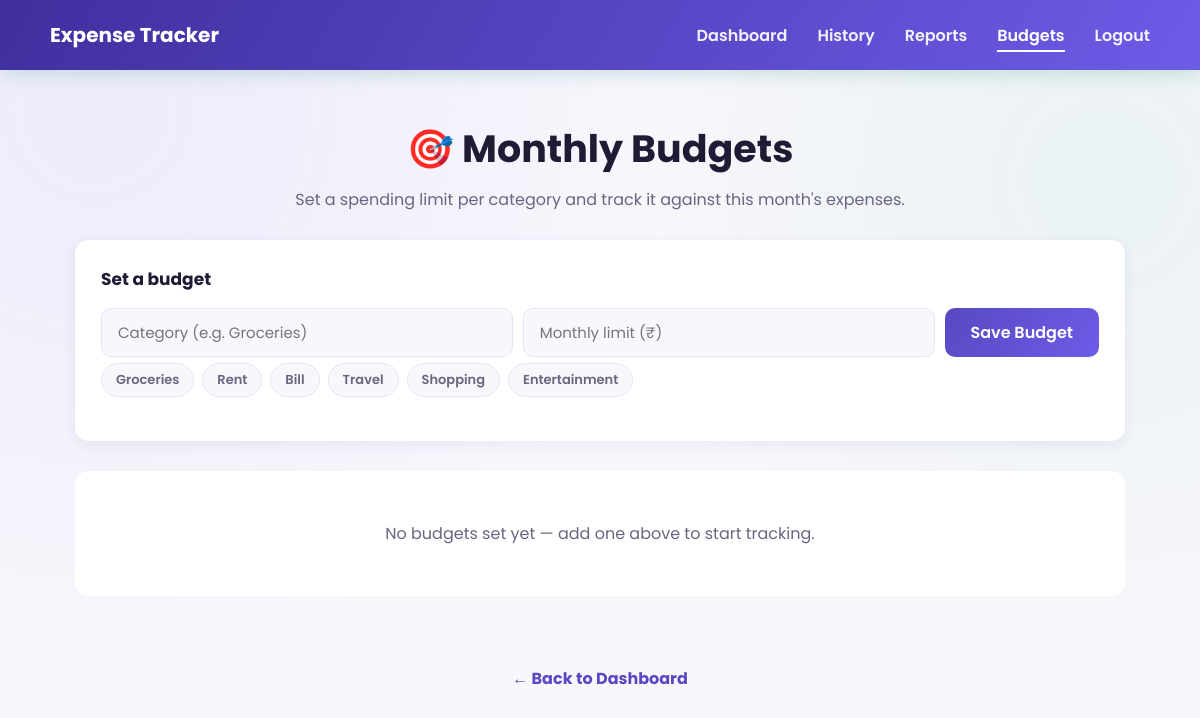
Before: /budgets (signed in) with the older database file.
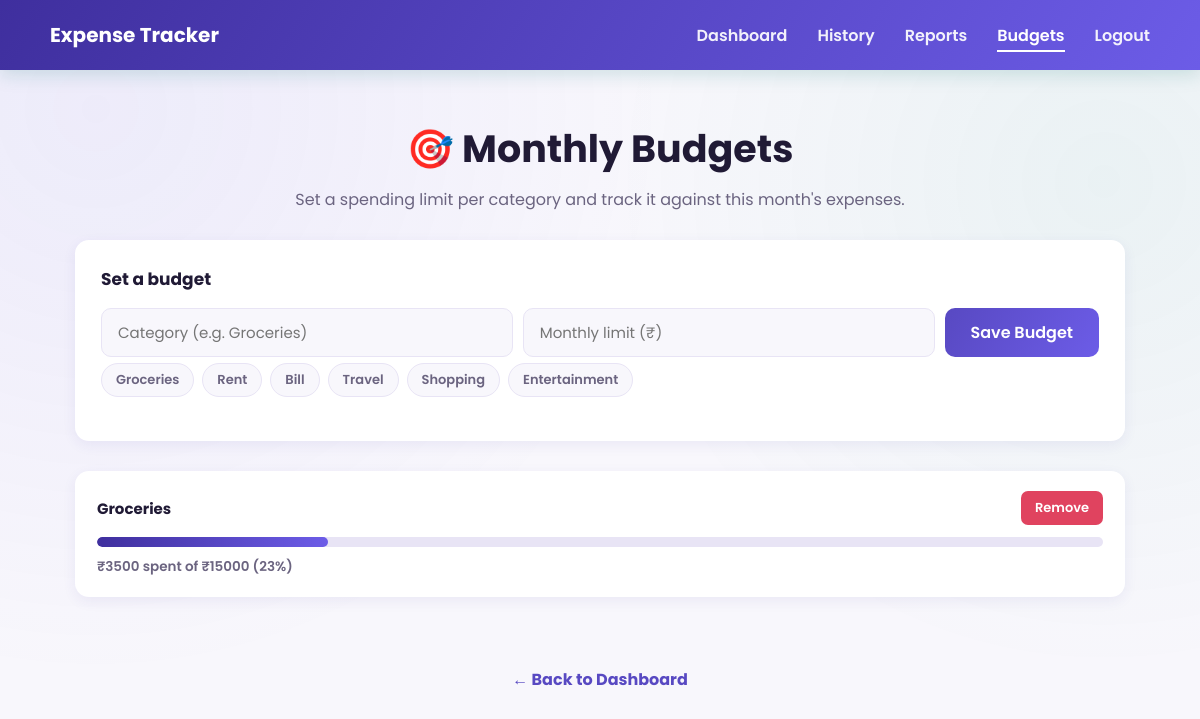
After: the same page with the newer database file.
### tables this page shows
CREATE TABLE budgets (
            id INTEGER PRIMARY KEY AUTOINCREMENT,
            user_id INTEGER,
            category TEXT NOT NULL,
            monthly_limit REAL NOT NULL,
            FOREIGN KEY(user_id) REFERENCES users(id),
            UNIQUE(user_id, category)
        );

### app.py (the view, shortened to what this page needs)
@app.route("/budgets", methods=["GET", "POST"])
@login_required
def budgets():
    user_id = session["user_id"]
    return render_template("budgets.html", budget_status=get_budget_status(user_id))

### app.py (called while the page is built)
def get_db():
    conn = sqlite3.connect(DB_NAME)
    conn.row_factory = sqlite3.Row
    return conn

def login_required(view_func):
    @wraps(view_func)
    def wrapped(*args, **kwargs):
        if "user_id" not in session:
            flash("Please log in to continue.")
            return redirect(url_for("login"))
        return view_func(*args, **kwargs)
    return wrapped

@app.context_processor
def inject_user():
    return {"current_user_name": session.get("user_name")}

### templates/budgets.html (shortened to what this page needs)
<!DOCTYPE html>
<html lang="en">
<head>
    <link rel="stylesheet" href="{{ url_for('static', filename='css/style.css') }}">
</head>
<body>
<nav>
    <h2>Expense Tracker</h2>
    <ul>
        <li><a href="{{ url_for('dashboard') }}">Dashboard</a></li>
        <li><a href="{{ url_for('transaction_history') }}">History</a></li>
        <li><a href="{{ url_for('reports') }}">Reports</a></li>
        <li><a href="{{ url_for('budgets') }}" class="active">Budgets</a></li>
        <li><a href="{{ url_for('logout') }}">Logout</a></li>
    </ul>
</nav>
<section class="history-section">
    <h1>🎯 Monthly Budgets</h1>
    <p>Set a spending limit per category and track it against this month's expenses.</p>
    <div class="budget-form-card">
        <h3>Set a budget</h3>
        <form method="POST" action="{{ url_for('budgets') }}" class="budget-form">
            <input type="text" id="budget-category" name="category" placeholder="Category (e.g. Groceries)" required>
            <input type="number" name="monthly_limit" min="1" step="1" placeholder="Monthly limit (₹)" required>
            <button type="submit" class="primary-btn">Save Budget</button>
        </form>
        <div class="chip-row">
            <span class="chip" data-target="budget-category">Groceries</span>
            <span class="chip" data-target="budget-category">Rent</span>
            <span class="chip" data-target="budget-category">Bill</span>
            <span class="chip" data-target="budget-category">Travel</span>
            <span class="chip" data-target="budget-category">Shopping</span>
            <span class="chip" data-target="budget-category">Entertainment</span>
        </div>
    </div>
    {% if budget_status %}
    <div class="budget-list">
        {% for b in budget_status %}
        <div class="budget-item-card">
            <div class="budget-item-head">
                <span class="budget-cat-name">{{ b.category }}</span>
                <a href="{{ url_for('delete_budget', budget_id=b.id) }}"
                   class="delete-btn"
                   onclick="return confirm('Remove budget for {{ b.category }}?')">Remove</a>
            </div>
            <div class="budget-progress-track">
                <div class="budget-progress-fill {{ 'over-budget' if b.over else '' }}" style="width: {{ b.percent }}%;"></div>
            </div>
            <div class="budget-item-foot {{ 'over-budget-text' if b.over else '' }}">
                ₹{{ "%.0f"|format(b.spent) }} spent of ₹{{ "%.0f"|format(b.limit) }}
                {% if b.over %} — over budget!{% else %} ({{ b.percent }}%){% endif %}
            </div>
        </div>
        {% endfor %}
    </div>
    {% else %}
    <div class="empty-state">No budgets set yet — add one above to start tracking.</div>
    {% endif %}
</section>
<div class="back-dashboard">
    <a href="{{ url_for('dashboard') }}" class="back-btn">← Back to Dashboard</a>
</div>
</body>
</html>

Changed rows visible on the page:
added budgets: category "Groceries", spent "3500", limit "15000", percent "23"
Other visible differences:
text no longer shown: "No budgets set yet — add one above to start tracking."
